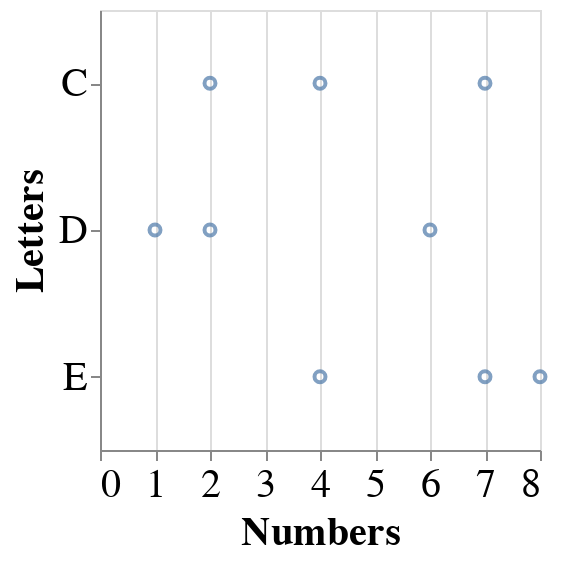

This figure's notebook cell:
### Markdown cell above
### You Try!

Encode the `Letters` column at the `y` position to make the visualization more useful.

### Code cell
plot = alt.Chart(df).mark_point().encode(alt.X('Numbers'),
                                         alt.Y('Letters'),
                                         )
plot

### Figure 1 — Vega-Lite specification as saved in the notebook (floating-point values rounded to 4 significant figures)
{"height": 220, "width": 220, "config": {"style": {"circle": {"size": 400}, "point": {"size": 30}, "square": {"size": 400}}, "legend": {"symbolSize": 20, "titleFontSize": 20, "labelFontSize": 20}, "axis": {"titleFontSize": 20, "labelFontSize": 20}}, "data": {"name": "data-e1f27bdda7bfd6fed066714f7c229752"}, "mark": "point", "encoding": {"x": {"type": "quantitative", "field": "Numbers"}, "y": {"type": "nominal", "field": "Letters"}}, "$schema": "https://vega.github.io/schema/vega-lite/v4.8.1.json", "datasets": {"data-e1f27bdda7bfd6fed066714f7c229752": [{"Letters": "C", "Numbers": 2}, {"Letters": "C", "Numbers": 7}, {"Letters": "C", "Numbers": 4}, {"Letters": "D", "Numbers": 1}, {"Letters": "D", "Numbers": 2}, {"Letters": "D", "Numbers": 6}, {"Letters": "E", "Numbers": 8}, {"Letters": "E", "Numbers": 4}, {"Letters": "E", "Numbers": 7}]}}
